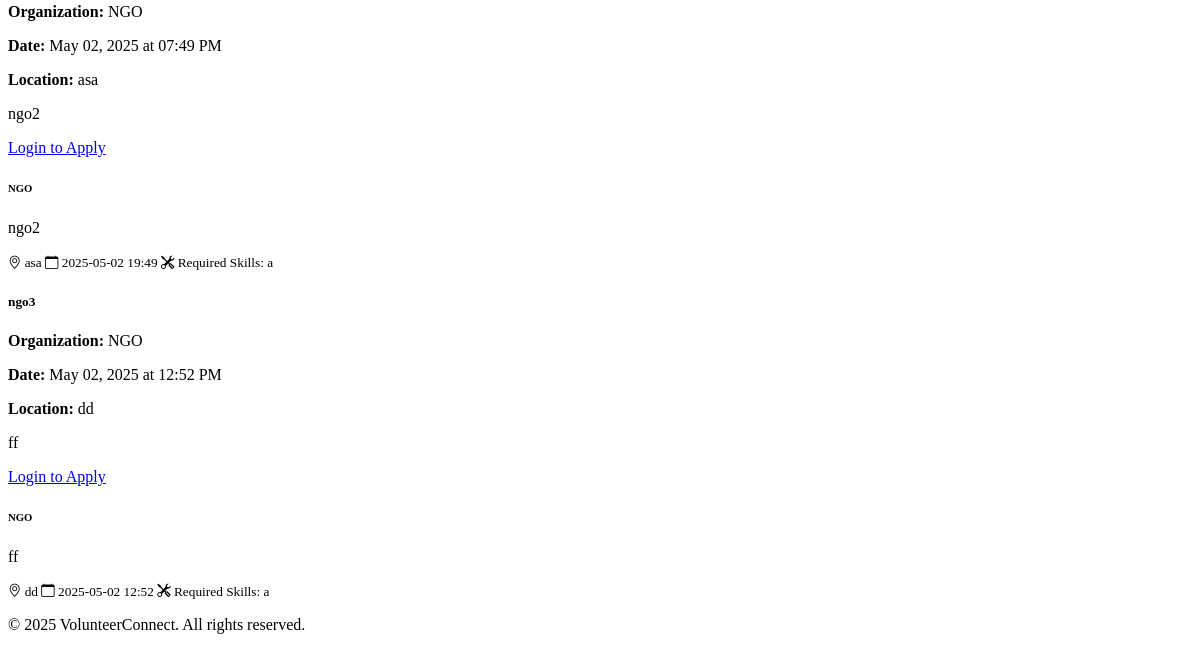
Before: /opportunities/opportunities/ (lower part) with the older database file.
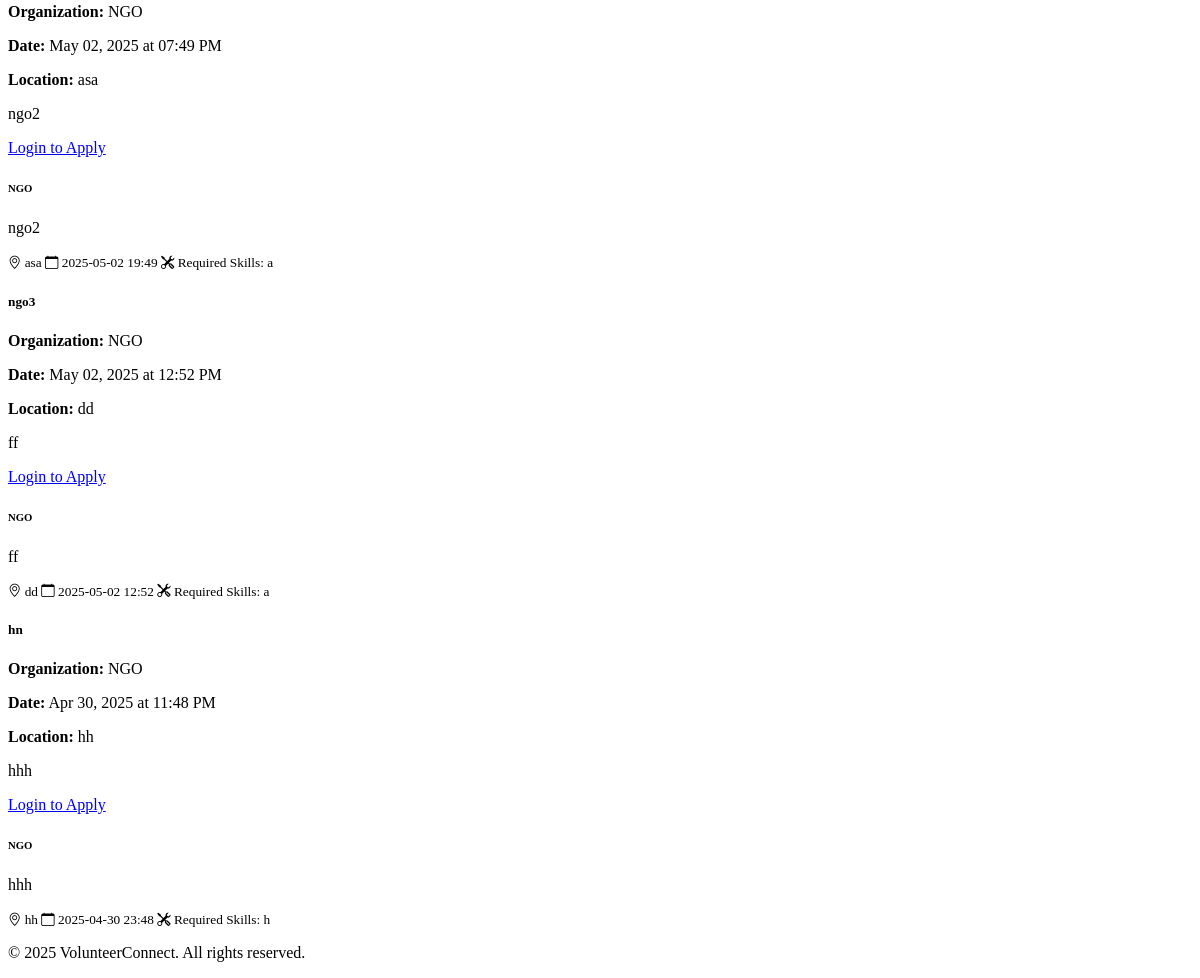
After: the same page with the newer database file.
### opportunities/models.py (models this page shows)
class Opportunity(models.Model):
    STATUS_CHOICES = [
        ('open', 'Open'),
        ('closed', 'Closed'),
        ('removed', 'Removed'),
    ]
    CONTENT_STATUS_CHOICES = [
        ('active', 'Active'),
        ('flagged', 'Flagged'),
        ('removed', 'Removed'),
    ]
    ngo = models.ForeignKey(NGOProfile, on_delete=models.CASCADE, related_name='opportunities')
    title = models.CharField(max_length=200)
    description = models.TextField()
    location = models.CharField(max_length=200)
    date = models.DateTimeField()
    required_skills = models.CharField(max_length=500, blank=True, null=True)
    status = models.CharField(max_length=20, choices=STATUS_CHOICES, default='open')
    content_status = models.CharField(max_length=20, choices=CONTENT_STATUS_CHOICES, default='active')
    moderation_reason = models.CharField(max_length=100, blank=True, null=True)
    created_at = models.DateTimeField(default=now)
    def __str__(self):
        return self.title

### authentication/models.py (models this page shows, shortened)
class NGOProfile(models.Model):
    user = models.OneToOneField(User, on_delete=models.CASCADE, related_name='ngo_profile')
    organization_name = models.CharField(max_length=200)
    description = models.TextField(blank=True, null=True)
    verified = models.BooleanField(default=False)
    verification_status = models.CharField(
        max_length=20,
        choices=[('pending', 'Pending'), ('approved', 'Approved'), ('rejected', 'Rejected')],
        default='pending'
    )
    rejection_reason = models.CharField(max_length=100, blank=True, null=True)
    verified_at = models.DateTimeField(blank=True, null=True)
    verified_by = models.ForeignKey(User, on_delete=models.SET_NULL, null=True, blank=True, related_name='verified_ngos')

### opportunities/views.py (the view)
# urls.py: path('opportunities/', include('opportunities.urls')),
def opportunities(request):
    opportunities = Opportunity.objects.filter(status='open', content_status='active')
    print("Opportunities in view:", opportunities)  # Debugging
    locations = sorted(set(opportunity.location for opportunity in opportunities))
    return render(request, 'list.html', {
        'opportunities': opportunities,
        'locations': locations
    })

### opportunities/templates/list.html (shortened to what this page needs)
{% extends "base.html" %}
{% load static %}
{% block content %}
<div class="row g-4">
    {% for opportunity in opportunities %}
    <div class="col-md-6 col-lg-4 opportunity-card" data-location="{{ opportunity.location }}">
        <div class="card h-100 border-primary bg-dark">
            <div class="card-header bg-primary bg-opacity-25 border-primary">
                <h5 class="card-title mb-0">{{ opportunity.title }}</h5>
            </div>
            <div class="card-body">
                <p class="mb-2"><strong>Organization:</strong> {{ opportunity.ngo.organization_name }}</p>
                <p class="mb-2"><strong>Date:</strong> {{ opportunity.date|date:"M d, Y \a\t h:i A" }}</p>
                <p class="mb-2"><strong>Location:</strong> {{ opportunity.location }}</p>
                <p class="mb-3">{{ opportunity.description|truncatechars:150 }}</p>
                <div class="d-flex justify-content-between">
                    {% if user.is_authenticated %}
                        {% if user.role == "volunteer" %}
                            <a href="{% url 'applications:apply_opportunity' opportunity.id %}"
                               class="btn btn-primary">
                                <i class="bi bi-check-circle"></i> Apply Now
                            </a>
                            {% elif user.is_authenticated and user.ngo_profile and opportunity.ngo == user.ngo_profile %}
                            <a href="{% url 'applications:manage_opportunity' opportunity.id %}"
                               class="btn btn-warning">
                                <i class="bi bi-clipboard-check"></i> Manage Applications
                            </a>
                        {% endif %}
                    {% else %}
                        <a href="{% url 'authentication:login' %}" class="btn btn-outline-primary">
                            Login to Apply
                        </a>
                    {% endif %}
                </div>
            </div>
            <div class="card-body">
                <h6 class="card-subtitle mb-2 text-info">
                    {{ opportunity.ngo.organization_name }}
                </h6>
                <p class="card-text">{{ opportunity.description }}</p>
                <div class="mb-3">
                    <small class="text-muted d-block">
                        <i class="bi bi-geo-alt text-info"></i> {{ opportunity.location }}
                    </small>
                    <small class="text-muted d-block">
                        <i class="bi bi-calendar text-info"></i> {{ opportunity.date|date:"Y-m-d H:i" }}
                    </small>
                    {% if opportunity.required_skills %}
                    <small class="text-muted d-block">
                        <i class="bi bi-tools text-info"></i> Required Skills: {{ opportunity.required_skills }}
                    </small>
                    {% endif %}
                </div>
            </div>
        </div>
    </div>
    {% empty %}
    <div class="col-12 text-center">
        <p>No opportunities available at the moment.</p>
    </div>
    {% endfor %}
</div>
{% endblock %}

Changed rows visible on the page:
added Opportunity: title "hn", ngo.organization_name "NGO", date "Apr 30, 2025 at 11:48 PM", location "hh", description "hhh", date "2025-04-30 23:48", required_skills "h"
